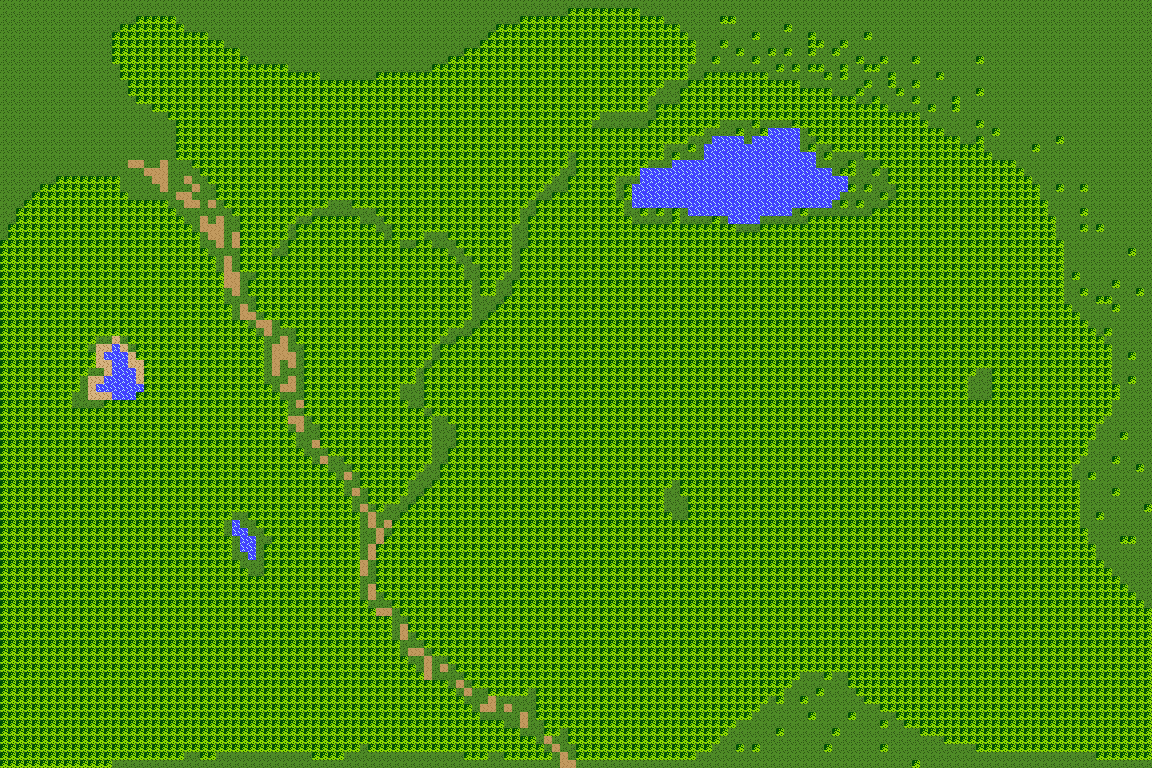

A 2D game scene composited from a Tiled map and its tileset images. What follows is a short description and the map's XML, with each tile layer's data collapsed to a summary:
An orthogonal 144x96 tile map with 8x8 px tiles, 3 tile layers (ground, water, tree), 2 tilesets.

<map version="1.10" tiledversion="1.10.1" orientation="orthogonal" renderorder="right-down" width="144" height="96" tilewidth="8" tileheight="8" infinite="0" nextlayerid="6" nextobjectid="1">
 <tileset firstgid="1" source="ground.tsx" />
 <tileset firstgid="7" source="bricks.tsx" />
 <layer id="1" name="ground" width="144" height="96">
  <data>[13824 cells, 13824 non-empty, 2 distinct tile ids]</data>
 </layer>
 <layer id="2" name="water" width="144" height="96">
  <data>[13824 cells, 252 non-empty, 2 distinct tile ids]</data>
 </layer>
 <layer id="3" name="tree" width="144" height="96">
  <data>[13824 cells, 10509 non-empty, 1 distinct tile ids]</data>
 </layer>
 <objectgroup id="4" name="spawn" />
 <objectgroup id="5" name="scenario" />
</map>
